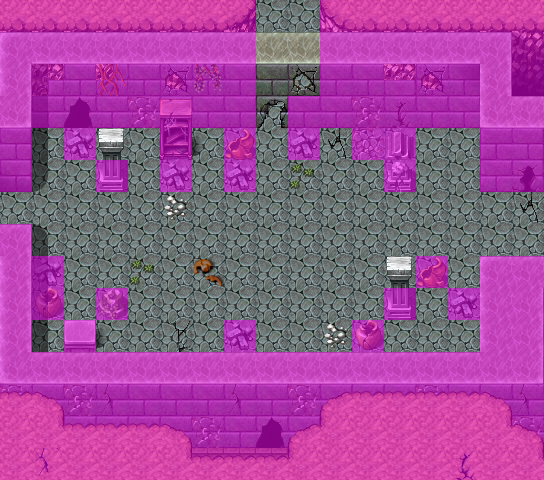

A level layout from a 2D game, rendered from its tile map. Below: a short description, then the map file with tile-grid data replaced by summaries:
An orthogonal 17x15 tile map with 32x32 px tiles, 5 tile layers (Base, Ground, Objects, Above, ...), 62 tilesets and 6 objects (3x mapchange, 3x spawn).

<map version="1.10" tiledversion="1.11.2" orientation="orthogonal" renderorder="right-down" width="17" height="15" tilewidth="32" tileheight="32" infinite="0" nextlayerid="10" nextobjectid="7">
 <tileset firstgid="1" name="map_bed_1" tilewidth="32" tileheight="32" tilecount="160" columns="16">
  <image source="../drawable/map_bed_1.png" width="512" height="320" />
 </tileset>
 <tileset firstgid="161" name="map_border_1" tilewidth="32" tileheight="32" tilecount="128" columns="16">
  <image source="../drawable/map_border_1.png" width="512" height="256" />
 </tileset>
 <tileset firstgid="289" name="map_bridge_1" tilewidth="32" tileheight="32" tilecount="128" columns="16">
  <image source="../drawable/map_bridge_1.png" width="512" height="256" />
 </tileset>
 <tileset firstgid="417" name="map_bridge_2" tilewidth="32" tileheight="32" tilecount="128" columns="16">
  <image source="../drawable/map_bridge_2.png" width="512" height="256" />
 </tileset>
 <tileset firstgid="545" name="map_broken_1" tilewidth="32" tileheight="32" tilecount="128" columns="16">
  <image source="../drawable/map_broken_1.png" width="512" height="256" />
 </tileset>
 <tileset firstgid="673" name="map_cavewall_1" tilewidth="32" tileheight="32" tilecount="108" columns="18">
  <image source="../drawable/map_cavewall_1.png" width="576" height="192" />
 </tileset>
 <tileset firstgid="781" name="map_cavewall_2" tilewidth="32" tileheight="32" tilecount="108" columns="18">
  <image source="../drawable/map_cavewall_2.png" width="576" height="192" />
 </tileset>
 <tileset firstgid="889" name="map_cavewall_3" tilewidth="32" tileheight="32" tilecount="108" columns="18">
  <image source="../drawable/map_cavewall_3.png" width="576" height="192" />
 </tileset>
 <tileset firstgid="997" name="map_cavewall_4" tilewidth="32" tileheight="32" tilecount="108" columns="18">
  <image source="../drawable/map_cavewall_4.png" width="576" height="192" />
 </tileset>
 <tileset firstgid="1105" name="map_chair_table_1" tilewidth="32" tileheight="32" tilecount="128" columns="16">
  <image source="../drawable/map_chair_table_1.png" width="512" height="256" />
 </tileset>
 <tileset firstgid="1233" name="map_chair_table_2" tilewidth="32" tileheight="32" tilecount="128" columns="16">
  <image source="../drawable/map_chair_table_2.png" width="512" height="256" />
 </tileset>
 <tileset firstgid="1361" name="map_crate_1" tilewidth="32" tileheight="32" tilecount="128" columns="16">
  <image source="../drawable/map_crate_1.png" width="512" height="256" />
 </tileset>
 <tileset firstgid="1489" name="map_cupboard_1" tilewidth="32" tileheight="32" tilecount="128" columns="16">
  <image source="../drawable/map_cupboard_1.png" width="512" height="256" />
 </tileset>
 <tileset firstgid="1617" name="map_curtain_1" tilewidth="32" tileheight="32" tilecount="128" columns="16">
  <image source="../drawable/map_curtain_1.png" width="512" height="256" />
 </tileset>
 <tileset firstgid="1745" name="map_entrance_1" tilewidth="32" tileheight="32" tilecount="128" columns="16">
  <image source="../drawable/map_entrance_1.png" width="512" height="256" />
 </tileset>
 <tileset firstgid="1873" name="map_entrance_2" tilewidth="32" tileheight="32" tilecount="128" columns="16">
  <image source="../drawable/map_entrance_2.png" width="512" height="256" />
 </tileset>
 <tileset firstgid="2001" name="map_fence_1" tilewidth="32" tileheight="32" tilecount="128" columns="16">
  <image source="../drawable/map_fence_1.png" width="512" height="256" />
 </tileset>
 <tileset firstgid="2129" name="map_fence_2" tilewidth="32" tileheight="32" tilecount="128" columns="16">
  <image source="../drawable/map_fence_2.png" width="512" height="256" />
 </tileset>
 <tileset firstgid="2257" name="map_fence_3" tilewidth="32" tileheight="32" tilecount="128" columns="16">
  <image source="../drawable/map_fence_3.png" width="512" height="256" />
 </tileset>
 <tileset firstgid="2385" name="map_fence_4" tilewidth="32" tileheight="32" tilecount="128" columns="16">
  <image source="../drawable/map_fence_4.png" width="512" height="256" />
 </tileset>
 <tileset firstgid="2513" name="map_ground_1" tilewidth="32" tileheight="32" tilecount="128" columns="16">
  <image source="../drawable/map_ground_1.png" width="512" height="256" />
 </tileset>
 <tileset firstgid="2641" name="map_ground_2" tilewidth="32" tileheight="32" tilecount="128" columns="16">
  <image source="../drawable/map_ground_2.png" width="512" height="256" />
 </tileset>
 <tileset firstgid="2769" name="map_ground_3" tilewidth="32" tileheight="32" tilecount="128" columns="16">
  <image source="../drawable/map_ground_3.png" width="512" height="256" />
 </tileset>
 <tileset firstgid="2897" name="map_ground_4" tilewidth="32" tileheight="32" tilecount="128" columns="16">
  <image source="../drawable/map_ground_4.png" width="512" height="256" />
 </tileset>
 <tileset firstgid="3025" name="map_ground_5" tilewidth="32" tileheight="32" tilecount="128" columns="16">
  <image source="../drawable/map_ground_5.png" width="512" height="256" />
 </tileset>
 <tileset firstgid="3153" name="map_ground_6" tilewidth="32" tileheight="32" tilecount="128" columns="16">
  <image source="../drawable/map_ground_6.png" width="512" height="256" />
 </tileset>
 <tileset firstgid="3281" name="map_ground_7" tilewidth="32" tileheight="32" tilecount="128" columns="16">
  <image source="../drawable/map_ground_7.png" width="512" height="256" />
 </tileset>
 <tileset firstgid="3409" name="map_ground_8" tilewidth="32" tileheight="32" tilecount="128" columns="16">
  <image source="../drawable/map_ground_8.png" width="512" height="256" />
 </tileset>
 <tileset firstgid="3537" name="map_house_1" tilewidth="32" tileheight="32" tilecount="128" columns="16">
  <image source="../drawable/map_house_1.png" width="512" height="256" />
 </tileset>
 <tileset firstgid="3665" name="map_house_2" tilewidth="32" tileheight="32" tilecount="128" columns="16">
  <image source="../drawable/map_house_2.png" width="512" height="256" />
 </tileset>
 <tileset firstgid="3793" name="map_indoor_1" tilewidth="32" tileheight="32" tilecount="128" columns="16">
  <image source="../drawable/map_indoor_1.png" width="512" height="256" />
 </tileset>
 <tileset firstgid="3921" name="map_indoor_2" tilewidth="32" tileheight="32" tilecount="128" columns="16">
  <image source="../drawable/map_indoor_2.png" width="512" height="256" />
 </tileset>
 <tileset firstgid="4049" name="map_kitchen_1" tilewidth="32" tileheight="32" tilecount="128" columns="16">
  <image source="../drawable/map_kitchen_1.png" width="512" height="256" />
 </tileset>
 <tileset firstgid="4177" name="map_outdoor_1" tilewidth="32" tileheight="32" tilecount="128" columns="16">
  <image source="../drawable/map_outdoor_1.png" width="512" height="256" />
 </tileset>
 <tileset firstgid="4305" name="map_pillar_1" tilewidth="32" tileheight="32" tilecount="128" columns="16">
  <image source="../drawable/map_pillar_1.png" width="512" height="256" />
 </tileset>
 <tileset firstgid="4433" name="map_pillar_2" tilewidth="32" tileheight="32" tilecount="128" columns="16">
  <image source="../drawable/map_pillar_2.png" width="512" height="256" />
 </tileset>
 <tileset firstgid="4561" name="map_plant_1" tilewidth="32" tileheight="32" tilecount="128" columns="16">
  <image source="../drawable/map_plant_1.png" width="512" height="256" />
 </tileset>
 <tileset firstgid="4689" name="map_plant_2" tilewidth="32" tileheight="32" tilecount="128" columns="16">
  <image source="../drawable/map_plant_2.png" width="512" height="256" />
 </tileset>
 <tileset firstgid="4817" name="map_rock_1" tilewidth="32" tileheight="32" tilecount="128" columns="16">
  <image source="../drawable/map_rock_1.png" width="512" height="256" />
 </tileset>
 <tileset firstgid="4945" name="map_rock_2" tilewidth="32" tileheight="32" tilecount="128" columns="16">
  <image source="../drawable/map_rock_2.png" width="512" height="256" />
 </tileset>
 <tileset firstgid="5073" name="map_roof_1" tilewidth="32" tileheight="32" tilecount="128" columns="16">
  <image source="../drawable/map_roof_1.png" width="512" height="256" />
 </tileset>
 <tileset firstgid="5201" name="map_roof_2" tilewidth="32" tileheight="32" tilecount="128" columns="16">
  <image source="../drawable/map_roof_2.png" width="512" height="256" />
 </tileset>
 <tileset firstgid="5329" name="map_roof_3" tilewidth="32" tileheight="32" tilecount="128" columns="16">
  <image source="../drawable/map_roof_3.png" width="512" height="256" />
 </tileset>
 <tileset firstgid="5457" name="map_shop_1" tilewidth="32" tileheight="32" tilecount="128" columns="16">
  <image source="../drawable/map_shop_1.png" width="512" height="256" />
 </tileset>
 <tileset firstgid="5585" name="map_sign_ladder_1" tilewidth="32" tileheight="32" tilecount="128" columns="16">
  <image source="../drawable/map_sign_ladder_1.png" width="512" height="256" />
 </tileset>
 <tileset firstgid="5713" name="map_table_1" tilewidth="32" tileheight="32" tilecount="128" columns="16">
  <image source="../drawable/map_table_1.png" width="512" height="256" />
 </tileset>
 <tileset firstgid="5841" name="map_trail_1" tilewidth="32" tileheight="32" tilecount="128" columns="16">
  <image source="../drawable/map_trail_1.png" width="512" height="256" />
 </tileset>
 <tileset firstgid="5969" name="map_transition_1" tilewidth="32" tileheight="32" tilecount="128" columns="16">
  <image source="../drawable/map_transition_1.png" width="512" height="256" />
 </tileset>
 <tileset firstgid="6097" name="map_transition_2" tilewidth="32" tileheight="32" tilecount="128" columns="16">
  <image source="../drawable/map_transition_2.png" width="512" height="256" />
 </tileset>
 <tileset firstgid="6225" name="map_transition_3" tilewidth="32" tileheight="32" tilecount="128" columns="16">
  <image source="../drawable/map_transition_3.png" width="512" height="256" />
 </tileset>
 <tileset firstgid="6353" name="map_transition_4" tilewidth="32" tileheight="32" tilecount="128" columns="16">
  <image source="../drawable/map_transition_4.png" width="512" height="256" />
 </tileset>
 <tileset firstgid="6481" name="map_transition_5" tilewidth="32" tileheight="32" tilecount="128" columns="16">
  <image source="../drawable/map_transition_5.png" width="512" height="256" />
 </tileset>
 <tileset firstgid="6609" name="map_tree_1" tilewidth="32" tileheight="32" tilecount="128" columns="16">
  <image source="../drawable/map_tree_1.png" width="512" height="256" />
 </tileset>
 <tileset firstgid="6737" name="map_tree_2" tilewidth="32" tileheight="32" tilecount="128" columns="16">
  <image source="../drawable/map_tree_2.png" width="512" height="256" />
 </tileset>
 <tileset firstgid="6865" name="map_wall_1" tilewidth="32" tileheight="32" tilecount="128" columns="16">
  <image source="../drawable/map_wall_1.png" width="512" height="256" />
 </tileset>
 <tileset firstgid="6993" name="map_wall_2" tilewidth="32" tileheight="32" tilecount="120" columns="15">
  <image source="../drawable/map_wall_2.png" width="480" height="256" />
 </tileset>
 <tileset firstgid="7113" name="map_wall_3" tilewidth="32" tileheight="32" tilecount="120" columns="15">
  <image source="../drawable/map_wall_3.png" width="480" height="256" />
 </tileset>
 <tileset firstgid="7233" name="map_wall_4" tilewidth="32" tileheight="32" tilecount="120" columns="15">
  <image source="../drawable/map_wall_4.png" width="480" height="256" />
 </tileset>
 <tileset firstgid="7353" name="map_window_1" tilewidth="32" tileheight="32" tilecount="128" columns="16">
  <image source="../drawable/map_window_1.png" width="512" height="256" />
 </tileset>
 <tileset firstgid="7481" name="map_window_2" tilewidth="32" tileheight="32" tilecount="128" columns="16">
  <image source="../drawable/map_window_2.png" width="512" height="256" />
 </tileset>
 <tileset firstgid="7609" name="map_brightport" tilewidth="32" tileheight="32" tilecount="112" columns="16">
  <image source="../drawable/map_brightport.png" width="512" height="224" />
 </tileset>
 <tileset firstgid="7721" name="map_transition_6" tilewidth="32" tileheight="32" tilecount="144" columns="18">
  <image source="../drawable/map_transition_6.png" width="576" height="256" />
 </tileset>
 <layer id="1" name="Base" width="17" height="15">
  <data>[255 cells, 2 non-empty, 2 distinct tile ids]</data>
 </layer>
 <layer id="2" name="Ground" width="17" height="15">
  <data>[255 cells, 254 non-empty, 26 distinct tile ids]</data>
 </layer>
 <layer id="3" name="Objects" width="17" height="15">
  <data>[255 cells, 67 non-empty, 29 distinct tile ids]</data>
 </layer>
 <layer id="4" name="Above" width="17" height="15">
  <data>[255 cells, 26 non-empty, 14 distinct tile ids]</data>
 </layer>
 <layer id="5" name="Walkable" width="17" height="15">
  <data>[255 cells, 164 non-empty, 1 distinct tile ids]</data>
 </layer>
 <objectgroup id="6" name="Mapevents">
  <object id="1" name="north" type="mapchange" x="256" y="0" width="64" height="32">
   <properties>
    <property name="map" value="brightport_cave3" />
    <property name="place" value="south" />
   </properties>
  </object>
  <object id="2" name="west" type="mapchange" x="0" y="192" width="32" height="32">
   <properties>
    <property name="map" value="brightport_cave6" />
    <property name="place" value="east" />
   </properties>
  </object>
  <object id="3" name="east" type="mapchange" x="512" y="192" width="32" height="64">
   <properties>
    <property name="map" value="brightport_cave7" />
    <property name="place" value="west" />
   </properties>
  </object>
 </objectgroup>
 <objectgroup id="7" name="Spawn">
  <object id="4" name="wraith" type="spawn" x="64" y="160" width="96" height="160">
   <properties>
    <property name="spawngroup" value="brightport_wraith" />
   </properties>
  </object>
  <object id="5" name="brightport_wraith" type="spawn" x="256" y="128" width="32" height="32">
   <properties>
    <property name="spawngroup" value="brightport_wraith" />
   </properties>
  </object>
  <object id="6" name="brightport_wraith1" type="spawn" x="192" y="192" width="256" height="96">
   <properties>
    <property name="quantity" value="2" />
    <property name="spawngroup" value="brightport_wraith" />
   </properties>
  </object>
 </objectgroup>
 <objectgroup id="8" name="Keys" />
 <objectgroup id="9" name="Replace" />
</map>
